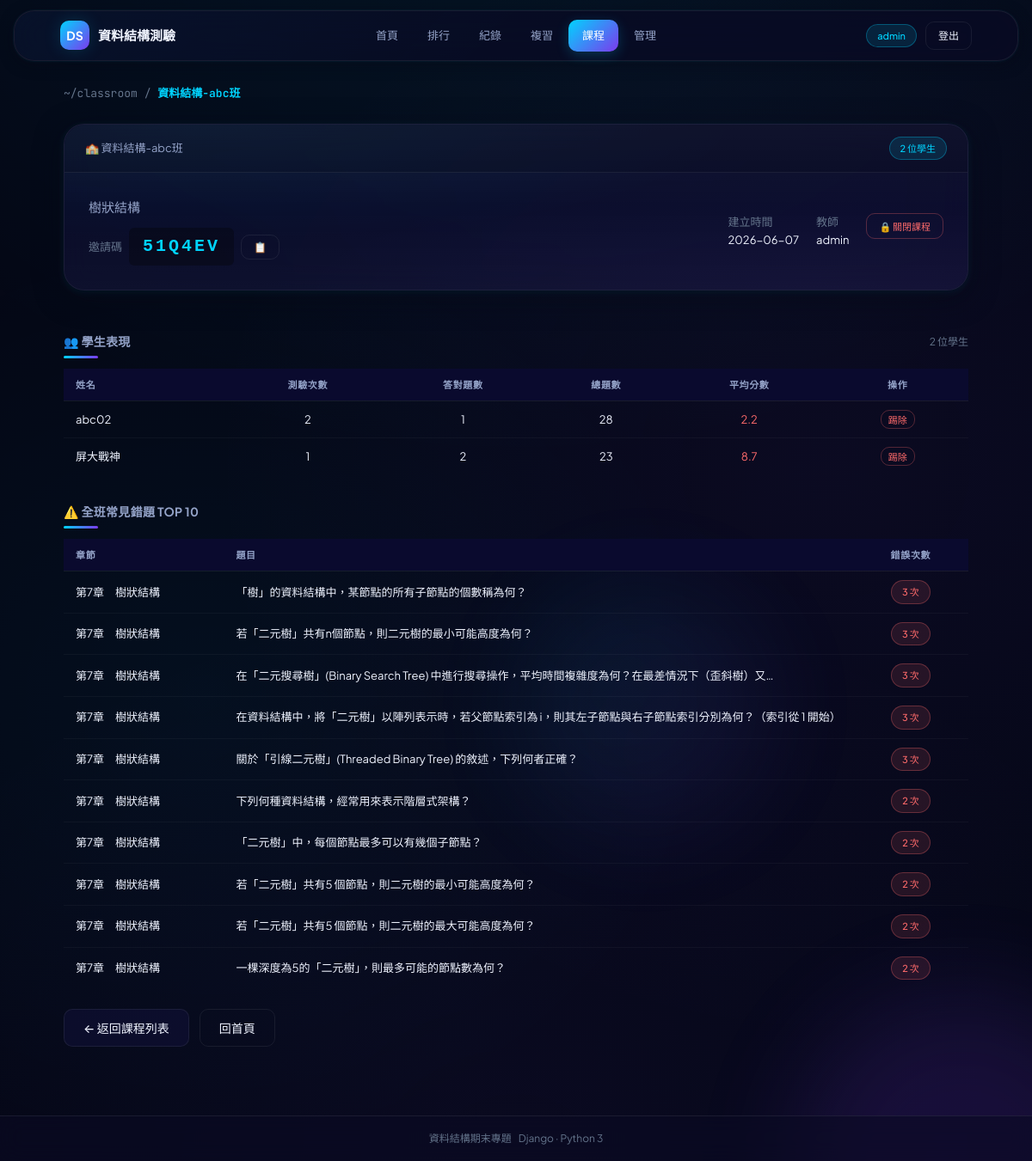
/classroom/3/ (signed in), run on the app's committed database.
### quiz_app/models.py (models this page shows, shortened)
class User(AbstractUser):
    nickname = models.CharField(max_length=50, blank=True, verbose_name='暱稱')
    student_class = models.CharField(max_length=50, blank=True, null=True, verbose_name='班級')
    is_teacher = models.BooleanField(default=False, verbose_name='教師身分')
    class Meta:
        verbose_name = '使用者'
        verbose_name_plural = '使用者'

class Classroom(models.Model):
    name = models.CharField(max_length=100, verbose_name='班級名稱')
    teacher = models.ForeignKey(User, on_delete=models.CASCADE, related_name='classrooms', verbose_name='教師')
    invite_code = models.CharField(max_length=20, unique=True, verbose_name='邀請碼')
    description = models.TextField(blank=True, verbose_name='班級描述')
    created_at = models.DateTimeField(auto_now_add=True, verbose_name='建立時間')
    is_active = models.BooleanField(default=True, verbose_name='啟用中')
    class Meta:
        verbose_name = '班級'
        verbose_name_plural = '班級'
        ordering = ['-created_at']

class Question(models.Model):
    DIFFICULTY_CHOICES = [
        ('easy', '簡單'),
        ('medium', '中等'),
        ('hard', '困難'),
    ]
    chapter = models.CharField(max_length=50, verbose_name='章節')
    question_number = models.IntegerField(verbose_name='題號')
    question_text = models.TextField(verbose_name='題目')
    question_image = models.ImageField(
        upload_to='quiz_app/images/',
        blank=True,
        null=True,
        verbose_name='題目圖片'
    )
    option_a = models.CharField(max_length=500, verbose_name='選項A')
    option_b = models.CharField(max_length=500, verbose_name='選項B')
    option_c = models.CharField(max_length=500, verbose_name='選項C')
    option_d = models.CharField(max_length=500, blank=True, null=True, verbose_name='選項D')
    option_e = models.CharField(max_length=500, blank=True, null=True, verbose_name='選項E')
    correct_answer = models.CharField(max_length=1, verbose_name='正確答案')
    difficulty = models.CharField(
        max_length=10,
        choices=DIFFICULTY_CHOICES,
        default='medium',
        verbose_name='難易度'
    )
    sequence_group = models.CharField(
        max_length=50,
        blank=True,
        null=True,
        verbose_name='連貫題組別',
        help_text='同一組別的題目會保持順序'
    )
    is_new = models.BooleanField(default=False, verbose_name='自編題目')
    source_note = models.CharField(
        max_length=200, blank=True, verbose_name='題目來源',
        help_text='若為自編題目，請註明來源或設計說明'
    )
    explanation = models.TextField(
        blank=True, verbose_name='題目詳解',
        help_text='作答後顯示的詳細解析，說明為什麼正確答案是對的'
    )
    error_count = models.IntegerField(default=0, verbose_name='累計錯誤次數')
    total_attempt_count = models.IntegerField(default=0, verbose_name='累計答題次數')
    class Meta:
        verbose_name = '題目'
        verbose_name_plural = '題目'
        unique_together = ['chapter', 'question_number']
        ordering = ['chapter', 'question_number']

### quiz_app/views.py (the view)
# urls.py: path('classroom/<int:classroom_id>/', views.classroom_detail, name='classroom_detail'),
def classroom_detail(request, classroom_id):
    if not request.user.is_authenticated or not request.user.is_teacher:
        return redirect('home')
    try:
        classroom = Classroom.objects.get(id=classroom_id, teacher=request.user)
    except Classroom.DoesNotExist:
        return redirect('classroom_list')
    enrollments = classroom.enrollments.select_related('student').all()
    students_data = []
    for enroll in enrollments:
        student = enroll.student
        records = QuizRecord.objects.filter(user=student)
        total_quiz = records.count()
        total_correct = sum(r.correct_count for r in records)
        total_qs = sum(r.total_questions for r in records)
        avg_score = round(records.aggregate(avg=models.Avg('score'))['avg'] or 0, 1) if total_quiz > 0 else 0
        students_data.append({
            'id': student.id,
            'nickname': student.nickname or student.username,
            'total_quiz': total_quiz,
            'avg_score': avg_score,
            'total_correct': total_correct,
            'total_questions': total_qs,
        })
    student_ids = [enroll.student.id for enroll in enrollments]
    from django.db.models import Count
    common_wrongs = (WrongAnswer.objects
                     .filter(quiz_record__user_id__in=student_ids)
                     .values('question_id', 'question__question_text', 'question__chapter')
                     .annotate(wrong_count=Count('id'))
                     .order_by('-wrong_count')[:10])
    return render(request, 'quiz_app/classroom_detail.html', {
        'classroom': classroom,
        'students': students_data,
        'common_wrongs': list(common_wrongs),
    })

### quiz_app/templates/quiz_app/classroom_detail.html (shortened to what this page needs)
<!DOCTYPE html>
<html lang="zh-Hant">
<head>
  {% load static %}
  <link rel="stylesheet" href="{% static 'quiz_app/css/style.css' %}"/>
</head>
<body>
<div class="stars">
</div>
<div class="floating-orb"></div><div class="floating-orb"></div><div class="floating-orb"></div>
<div class="app">
  <header class="header">
    <div class="header-inner">
      <a class="brand" href="{% url 'home' %}">
        <span class="brand-icon">DS</span>
        <span>資料結構測驗</span>
      </a>
      <nav class="nav" id="main-nav">
        <a class="nav-link" href="{% url 'home' %}">首頁</a>
        <a class="nav-link" href="{% url 'leaderboard' %}">排行</a>
        <a class="nav-link" href="{% url 'quiz_records' %}">紀錄</a>
        <a class="nav-link" href="{% url 'wrong_answers' %}">複習</a>
        {% if user.is_teacher %}
        <a class="nav-link active" href="{% url 'classroom_list' %}">課程</a>
        {% else %}
        <a class="nav-link active" href="{% url 'classroom_my' %}">課程</a>
        {% endif %}
        {% if user.is_staff %}
        <a class="nav-link" href="{% url 'admin_panel' %}">管理</a>
        {% endif %}
      </nav>
      <div class="header-meta">
        {% if user.is_authenticated %}
          <span class="tag tag-cyan" id="user-tag" onclick="openProfileModal()" style="cursor:pointer;">{{ user.nickname|default:user.username }}</span>
          <a href="{% url 'logout' %}" class="btn btn-sm btn-ghost">登出</a>
        {% endif %}
      </div>
    </div>
  </header>
  <main>
    <div class="container">
      <div class="mono" style="color:var(--text-dim);font-size:13px;margin-bottom:24px;">
        <a href="{% url 'classroom_list' %}">~/classroom</a>
        <span> / </span>
        <span class="cyan" style="font-weight:600;">{{ classroom.name }}</span>
      </div>
      <div class="panel" style="margin-bottom:24px;">
        <div class="panel-header">
          <span>🏫 {{ classroom.name }}</span>
          <span class="tag tag-cyan">{{ classroom.enrollments.count }} 位學生</span>
        </div>
        <div class="panel-body">
          <div style="display:flex;gap:24px;flex-wrap:wrap;align-items:center;">
            <div style="flex:1;min-width:200px;">
              {% if classroom.description %}
              <p style="color:var(--text-muted);margin:0 0 12px;">{{ classroom.description }}</p>
              {% endif %}
              <div style="display:flex;gap:8px;align-items:center;">
                <span class="dim" style="font-size:13px;">邀請碼</span>
                <code style="background:rgba(0,0,0,0.3);padding:6px 16px;border-radius:var(--radius-sm);font-size:20px;font-weight:700;letter-spacing:3px;color:var(--cyan);">{{ classroom.invite_code }}</code>
                <button class="btn btn-sm btn-ghost" onclick="copyCode('{{ classroom.invite_code }}')">📋</button>
              </div>
            </div>
            <div style="display:flex;gap:20px;font-size:13px;">
              <div><span class="dim">建立時間</span><br>{{ classroom.created_at|date:"Y-m-d" }}</div>
              <div><span class="dim">教師</span><br>{{ classroom.teacher.nickname }}</div>
              {% if classroom.is_active %}
              <div>
                <button class="btn btn-sm btn-ghost" onclick="closeCourse({{ classroom.id }})" style="color:var(--coral);border-color:var(--coral-border);font-size:11px;">🔒 關閉課程</button>
              </div>
              {% else %}
              <div><span class="tag tag-coral">已關閉</span></div>
              <div>
                <button class="btn btn-sm btn-ghost" onclick="deleteCourse({{ classroom.id }})" style="color:var(--coral);border-color:var(--coral-border);font-size:11px;">🗑️ 刪除課程</button>
              </div>
              {% endif %}
            </div>
          </div>
        </div>
      </div>
      <div class="section-head">
        <h3 class="section-title">👥 學生表現</h3>
        <span class="section-meta">{{ students|length }} 位學生</span>
      </div>
      {% if students %}
      <div style="overflow-x:auto;">
        <table class="admin-table">
          <thead>
            <tr>
              <th>姓名</th>
              <th style="text-align:center;">測驗次數</th>
              <th style="text-align:center;">答對題數</th>
              <th style="text-align:center;">總題數</th>
              <th style="text-align:center;">平均分數</th>
              {% if classroom.is_active %}<th style="text-align:center;">操作</th>{% endif %}
            </tr>
          </thead>
          <tbody>
            {% for s in students %}
            <tr>
              <td>{{ s.nickname }}</td>
              <td style="text-align:center;">{{ s.total_quiz }}</td>
              <td style="text-align:center;">{{ s.total_correct }}</td>
              <td style="text-align:center;">{{ s.total_questions }}</td>
              <td style="text-align:center;">
                <span class="{% if s.avg_score >= 80 %}mint{% elif s.avg_score >= 60 %}amber{% else %}coral{% endif %}">
                  {{ s.avg_score }}
                </span>
              </td>
              {% if classroom.is_active %}
              <td style="text-align:center;">
                <button class="btn btn-sm btn-ghost" onclick="kickStudent({{ classroom.id }},{{ s.id }})" style="color:var(--coral);border-color:var(--coral-border);font-size:11px;padding:2px 8px;">踢除</button>
              </td>
              {% endif %}
            </tr>
            {% endfor %}
          </tbody>
        </table>
      </div>
      {% else %}
      <div class="empty">
        <div>尚無學生加入此課程</div>
        <div style="margin-top:8px;color:var(--text-faint);">分享邀請碼給學生，讓他們加入課程！</div>
      </div>
      {% endif %}
      {% if common_wrongs %}
      <div class="section-head" style="margin-top:32px;">
        <h3 class="section-title">⚠️ 全班常見錯題 TOP 10</h3>
      </div>
      <div style="overflow-x:auto;">
        <table class="admin-table">
          <thead>
            <tr>
              <th style="width:20%;">章節</th>
              <th>題目</th>
              <th style="width:15%;text-align:center;">錯誤次數</th>
            </tr>
          </thead>
          <tbody>
            {% for w in common_wrongs %}
            <tr>
              <td>{{ w.question__chapter }}</td>
              <td>{{ w.question__question_text|truncatechars:60 }}</td>
              <td style="text-align:center;"><span class="tag tag-coral">{{ w.wrong_count }} 次</span></td>
            </tr>
            {% endfor %}
          </tbody>
        </table>
      </div>
      {% endif %}
      <div style="margin-top:24px;display:flex;gap:12px;">
        <a class="btn" href="{% url 'classroom_list' %}">← 返回課程列表</a>
        <a class="btn btn-ghost" href="{% url 'home' %}">回首頁</a>
      </div>
    </div>
  </main>
  <footer class="app-footer">
    <div class="container footer-inner" style="padding:0;">
      <div class="dim" style="font-size:12px">資料結構期末專題</div>
      <div class="dim" style="font-size:12px">Django · Python 3</div>
    </div>
  </footer>
</div>
</body>
</html>

### data on the page
User: nickname "admin"
Classroom: name "資料結構-abc班", enrollments.count "2", description "樹狀結構", invite_code "51Q4EV", created_at "2026-06-07", teacher.nickname "admin"
User: nickname "abc02"
User: nickname "屏大戰神"
Question: question__chapter "第7章 樹狀結構", question__question_text "「樹」的資料結構中，某節點的所有子節點的個數稱為何？", wrong_count "3"
Question: question__chapter "第7章 樹狀結構", question__question_text "若「二元樹」共有n個節點，則二元樹的最小可能高度為何？", wrong_count "3"
Question: question__chapter "第7章 樹狀結構", question__question_text "在資料結構中，將「二元樹」以陣列表示時，若父節點索引為 i，則其左子節點與右子節點索引分別為何？（索引從 1 開始）", wrong_count "3"
Question: question__chapter "第7章 樹狀結構", question__question_text "關於「引線二元樹」(Threaded Binary Tree) 的敘述，下列何者正確？", wrong_count "3"
Question: question__chapter "第7章 樹狀結構", question__question_text "下列何種資料結構，經常用來表示階層式架構？", wrong_count "2"
Question: question__chapter "第7章 樹狀結構", question__question_text "「二元樹」中，每個節點最多可以有幾個子節點？", wrong_count "2"
Question: question__chapter "第7章 樹狀結構", question__question_text "若「二元樹」共有5 個節點，則二元樹的最小可能高度為何？", wrong_count "2"
Question: question__chapter "第7章 樹狀結構", question__question_text "若「二元樹」共有5 個節點，則二元樹的最大可能高度為何？", wrong_count "2"
Question: question__chapter "第7章 樹狀結構", question__question_text "一棵深度為5的「二元樹」，則最多可能的節點數為何？", wrong_count "2"

### other printed values
{{ students|length }} "2"
{{ s.total_quiz }} "2" "1"
{{ s.total_correct }} "1" "2"
{{ s.total_questions }} "28" "23"
{{ s.avg_score }} "2.2" "8.7"
{{ w.question__chapter }} "第7章 樹狀結構"
{{ w.question__question_text|truncatechars:60 }} "在「二元搜尋樹」(Binary Search Tree) 中進行搜尋操作，平均時間複雜度為何？在最差情況下（歪斜樹）又…"
{{ w.wrong_count }} "3"
